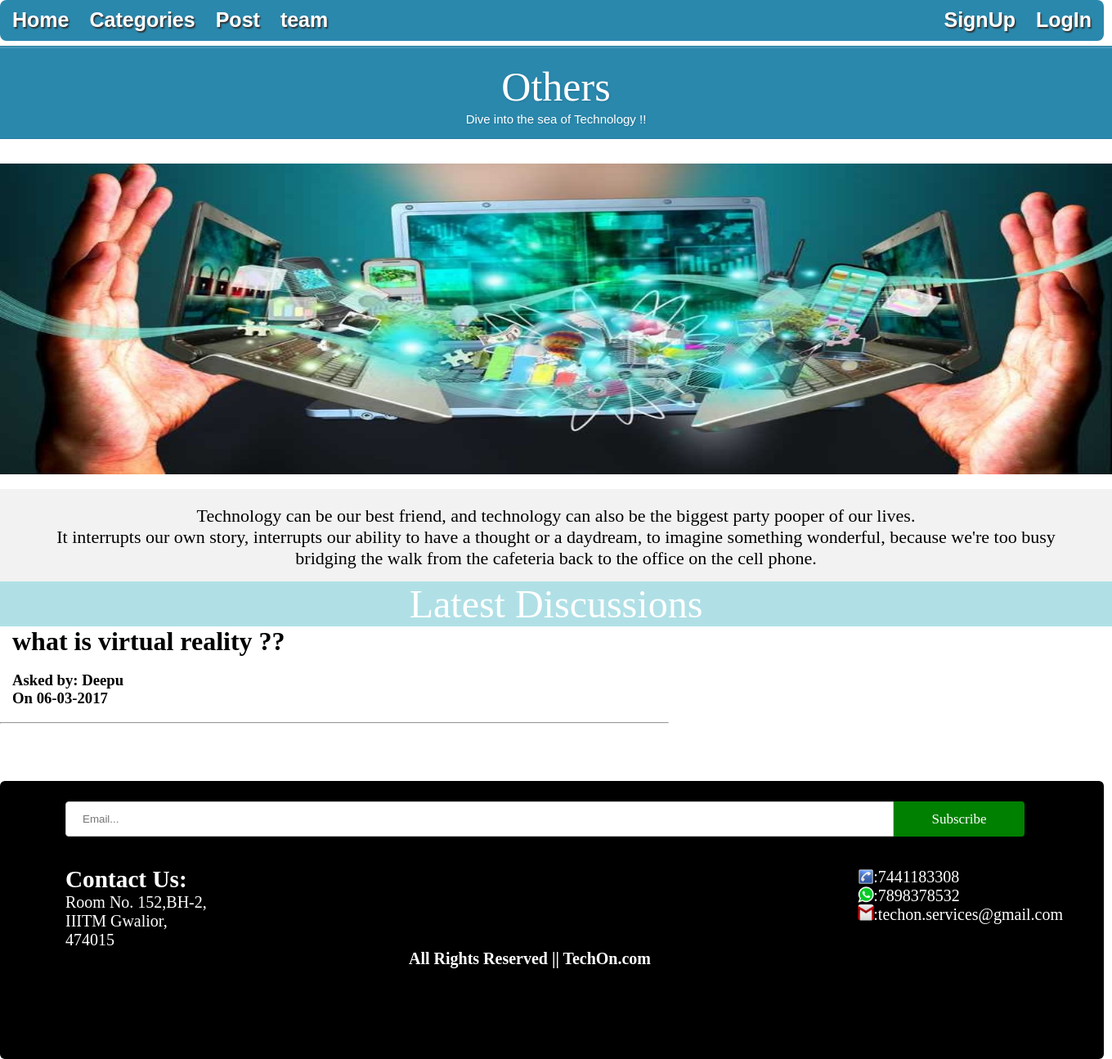
/category/others.php, run on the app's committed database.
### tables this page shows
CREATE TABLE `topics` (
  `topic_id` int(8) NOT NULL,
  `topic_subject` varchar(255) NOT NULL,
  `topic_descr` text NOT NULL,
  `topic_date` datetime NOT NULL,
  `topic_cat` varchar(20) NOT NULL,
  `topic_by` int(8) NOT NULL
);

CREATE TABLE `users` (
  `id` int(8) NOT NULL,
  `name` varchar(30) NOT NULL,
  `username` varchar(20) NOT NULL,
  `gender` varchar(6) NOT NULL,
  `email` varchar(50) NOT NULL,
  `password` varchar(100) NOT NULL,
  `contact` varchar(20) NOT NULL,
  `udate` datetime NOT NULL,
  `user_level` int(2) NOT NULL
);

### category/others.php (the view, shortened to what this page needs)
<html>
<head>
<link rel="stylesheet" type="text/css" href="../css/category.css">
</head>
<body>
<?php
include 'nvgbar2.php';
?>
<br><br>
<div class="formstyle">
<center>
<h1>Others<span>Dive into the sea of Technology !!</span></h1>
</center>
</div>
<div class="maimage">
<img src="../images/others.jpg" alt="Technology" width="100%" height="380px">
<br>
<br>
<div class="description">
Technology can be our best friend, and technology can also be the biggest party pooper of our lives.<br> It interrupts our own story, interrupts our ability to have a thought or a daydream, to imagine something wonderful, because we're too busy bridging the walk from the cafeteria back to the office on the cell phone.
</div>
<div>
<center>
<p style="color:White; font-size:300%; font-family:verdana; background-color:powderblue;">Latest Discussions</p>
</center>
</div>
<?php
$cat='others';
 $query = mysql_query("SELECT * FROM topics WHERE topic_cat='$cat' ORDER BY topic_date DESC LIMIT 3");
if(!$query)
{
	echo 'error';
}
else
{
	while($row = mysql_fetch_assoc($query))
	{
		$by=$row['topic_by'];
		$date=$row['topic_date'];
		$sub=$row['topic_subject'];
		$id=$row['topic_id'];
		echo "<div style:'width:60%;' class='divigr'>";
		echo "<h1><a href='../topic.php?posts_topic=$id' style='color:black; text-decoration:none;'>$sub</a></h1><br>";
		$query2 = mysql_query("SELECT username FROM users WHERE id='$by'");
		while($row2 = mysql_fetch_assoc($query2))
		{
			$name=$row2['username'];
			echo "<h3>Asked by: $name</h3><h3>On ";
			echo date('d-m-Y', strtotime($date));
			echo "</h3><br>";
		}
		echo "</div>";
		echo "<hr style='width:60%; float:left;'><br>";
	}
}
echo "<br><br><br>";
?>
</body>
<?php
include 'footer.php';
?>
</html>

### css/category.css (style rules this page uses)
.formstyle h1 { background: #2A88AD; padding: 20px 30px 15px 30px; margin: -30px -30px 30px -30px; border-radius: 10px 10px 0 0; -webkit-border-radius: 10px 10px 0 0; -moz-border-radius: 10px 10px 0 0; color: #fff; text-shadow: 1px 1px 3px rgba(0, 0, 0, 0.12); font: normal 50px 'Bitter', serif; -moz-box-shadow: inset 0px 2px 2px 0px rgba(255, 255, 255, 0.17); -webkit-box-shadow: inset 0px 2px 2px 0px rgba(255, 255, 255, 0.17); box-shadow: inset 0px 2px 2px 0px rgba(255, 255, 255, 0.17); border: 1px solid #257C9E; text-align: center; }
.formstyle h1 > span { display: block; margin-top: 2px; font: 15px Arial, Helvetica, sans-serif; }
.maimage { border-radius: 8px; display: block; margin: auto; }
.description { padding: 20px 30px 15px 30px; text-align: center; font: normal 22px 'Harlow Solid Italic', serif; color: black; background-color:#f2f2f2; }
a:link { color:white; }

### category/others.php (style rules this page uses)
.divigr { margin-left:15px; width:60%; }

### category/footer.php (style rules this page uses)
* { margin:0; padding:0; }

### data on the page
topics: topic_subject "what is virtual reality ??", topic_date "06-03-2017"
users: username "Deepu"
